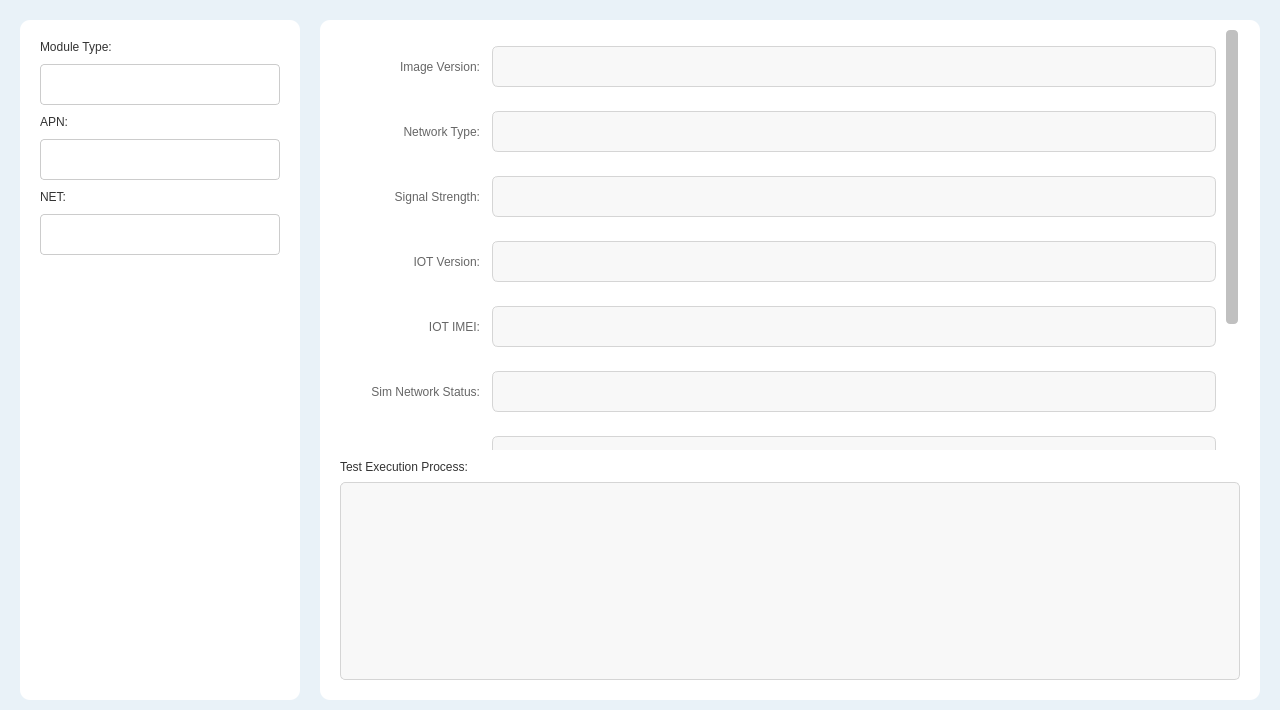
<?xml version="1.0" encoding="UTF-8"?>
<ui version="4.0">
 <class>MainWnd</class>
 <widget class="QWidget" name="MainWnd">
  <property name="geometry">
   <rect>
    <x>0</x>
    <y>0</y>
    <width>1280</width>
    <height>710</height>
   </rect>
  </property>
  <property name="windowTitle">
   <string>Form</string>
  </property>
  <property name="styleSheet">
   <string notr="true">#MainWnd
,#wnd_main_bk
{
	background:transparent;
	background-color: #ffffff;
}

QLabel
{
	background:transparent;
}

#wnd_main_bk
{
	background-color: #E9F2F8;
}

#sw_main
,#page_main
{
	background:transparent;
}</string>
  </property>
  <widget class="QWidget" name="wnd_main_bk" native="true">
   <property name="geometry">
    <rect>
     <x>0</x>
     <y>0</y>
     <width>1280</width>
     <height>710</height>
    </rect>
   </property>
   <widget class="QStackedWidget" name="sw_main">
    <property name="geometry">
     <rect>
      <x>0</x>
      <y>0</y>
      <width>1280</width>
      <height>710</height>
     </rect>
    </property>
    <property name="styleSheet">
     <string notr="true">
QPushButton
{
	border: none;
	border-radius:6px;
	font: 20pt &quot;微软雅黑&quot;;
	color:#FFFFFF;
}

/* 橙色按钮 - 镜像版本 */
QPushButton[objectName=&quot;btn_nor_version&quot;]
{
	background-color: #FF8C00;
}
QPushButton[objectName=&quot;btn_nor_version&quot;]:pressed
{
	background-color: #E67E00;
}

/* 蓝色按钮 - 一键测试 */
QPushButton[objectName=&quot;btn_nor_all_test&quot;]
{
	background-color: #005FA7;
}
QPushButton[objectName=&quot;btn_nor_all_test&quot;]:pressed
{
	background-color:#74a8cf;
}

/* 绿色按钮 - 测试记录 */
QPushButton[objectName=&quot;btn_nor_record&quot;]
{
	background-color: #00C853;
}
QPushButton[objectName=&quot;btn_nor_record&quot;]:pressed
{
	background-color: #00A042;
}

/* 白色按钮 - 清空测试结果 */
QPushButton[objectName=&quot;btn_nor_clear&quot;]
{
	background-color: #FFFFFF;
	color: #FF0000;
	border: 2px solid #FF0000;
}
QPushButton[objectName=&quot;btn_nor_clear&quot;]:pressed
{
	background-color: #FFF0F0;
}

QPushButton:disabled
{
	background-color:#999999;
	color: #DDDDDD;
	border: none;
}
</string>
    </property>
    <widget class="QWidget" name="page_main">
     <property name="styleSheet">
      <string notr="true">#wnd_left_panel {
    background-color: #ffffff;
    border-radius: 10px;
}
#wnd_right_panel {
    background-color: #ffffff;
    border-radius: 10px;
}

#lb_module_type, #lb_apn_info, #lb_net_info {
    font: 75 12pt "微软雅黑";
    color: #333333;
}

/* 输入框样式 */
QComboBox, QLineEdit {
    border: 1px solid #CCCCCC;
    border-radius: 4px;
    padding: 2px;
    background: #FFFFFF;
    font: 12pt "微软雅黑";
    color: #333333;
    min-height: 35px;
}
QComboBox::drop-down {
    subcontrol-origin: padding;
    subcontrol-position: top right;
    width: 30px;
    border-left-width: 0px;
    border-left-color: transparent;
    border-left-style: none;
    border-top-right-radius: 3px;
    border-bottom-right-radius: 3px;
    background: transparent;
}
QComboBox::down-arrow {
    image: url(:/img/backend/icon-up.png);
    width: 20px;
    height: 13px;
}

/* 模块类型固定 EG21：隐藏下拉箭头 */
#cb_module_type::drop-down {
    width: 0px;
    border: none;
}
#cb_module_type::down-arrow {
    image: none;
    width: 0px;
    height: 0px;
}
#cb_module_type {
    padding-right: 8px;
}

/* 右侧信息标签样式（表格式左列） */
#scrollAreaWidgetContents QLabel {
    font: 12pt "微软雅黑";
    color: #666666;
    padding: 0px;
    margin: 0px;
}

/* 右侧信息区只读输入框统一样式（不依赖控件命名） */
#scrollAreaWidgetContents QLineEdit {
     background-color: #F8F8F8;
     border: 1px solid #D5D5D5;
     border-radius: 6px;
     padding: 2px 5px;
     margin: 0px;
     color: #333333;
     font: 12pt "微软雅黑";
}

/* 蓝色信息区滚动条样式 */
#scrollArea_Info {
    background: transparent;
    border: none;
}
#scrollAreaWidgetContents {
    background: transparent;
}
#scrollArea_Info QScrollBar:vertical {
    width: 16px;
    margin: 0px;
    background: transparent;
}
#scrollArea_Info QScrollBar::handle:vertical {
    min-height: 20px;
    margin: 0px 2px;
    border-radius: 4px;
    background: #C0C0C0;
}
#scrollArea_Info QScrollBar::add-line:vertical,
#scrollArea_Info QScrollBar::sub-line:vertical {
    height: 0px;
}
#wnd_process_fixed {
    background: transparent;
}</string>
     </property>
     <layout class="QHBoxLayout" name="main_layout">
      <property name="spacing">
       <number>20</number>
      </property>
      <property name="leftMargin">
       <number>20</number>
      </property>
      <property name="topMargin">
       <number>20</number>
      </property>
      <property name="rightMargin">
       <number>20</number>
      </property>
      <property name="bottomMargin">
       <number>10</number>
      </property>
      <item>
       <widget class="QWidget" name="wnd_left_panel" native="true">
        <property name="minimumSize">
         <size>
          <width>280</width>
          <height>0</height>
         </size>
        </property>
        <property name="maximumSize">
         <size>
          <width>280</width>
          <height>16777215</height>
         </size>
        </property>
        <layout class="QVBoxLayout" name="verticalLayout_Left">
         <property name="spacing">
          <number>10</number>
         </property>
         <property name="leftMargin"><number>20</number></property>
         <property name="topMargin"><number>20</number></property>
         <property name="rightMargin"><number>20</number></property>
         <property name="bottomMargin"><number>20</number></property>
         <item>
            <widget class="QLabel" name="lb_module_type">
                <property name="text"><string>Module Type:</string></property>
            </widget>
         </item>
         <item>
            <widget class="QComboBox" name="cb_module_type">
                <property name="enabled"><bool>false</bool></property>
                <property name="minimumSize"><size><width>0</width><height>40</height></size></property>
            </widget>
         </item>
         <item>
            <widget class="QLabel" name="lb_apn_info"><property name="text"><string>APN:</string></property></widget>
         </item>
         <item>
            <widget class="QComboBox" name="le_apn">
                <property name="editable"><bool>true</bool></property>
                <property name="minimumSize"><size><width>0</width><height>40</height></size></property>
                <property name="currentText"><string></string></property>
            </widget>
         </item>
         <item>
            <widget class="QLabel" name="lb_net_info"><property name="text"><string>NET:</string></property></widget>
         </item>
         <item>
            <widget class="QComboBox" name="le_net">
                <property name="editable"><bool>true</bool></property>
                <property name="minimumSize"><size><width>0</width><height>40</height></size></property>
                <property name="currentText"><string></string></property>
            </widget>
         </item>
         <item>
             <spacer name="verticalSpacer_Buttons">
                 <property name="orientation"><enum>Qt::Vertical</enum></property>
                 <property name="sizeType"><enum>QSizePolicy::Fixed</enum></property>
                 <property name="sizeHint" stdset="0"><size><width>20</width><height>20</height></size></property>
             </spacer>
         </item>
         
         <item><widget class="QPushButton" name="btn_nor_version"><property name="minimumSize"><size><width>0</width><height>50</height></size></property><property name="text"><string>Image Version</string></property></widget></item>
         <item><widget class="QPushButton" name="btn_nor_all_test"><property name="minimumSize"><size><width>0</width><height>50</height></size></property><property name="text"><string>One-key Test</string></property></widget></item>
         <item><widget class="QPushButton" name="btn_nor_record"><property name="minimumSize"><size><width>0</width><height>50</height></size></property><property name="text"><string>Test Record</string></property></widget></item>
         
         <item><spacer name="verticalSpacer_Bottom"><property name="orientation"><enum>Qt::Vertical</enum></property><property name="sizeHint" stdset="0"><size><width>20</width><height>40</height></size></property></spacer></item>
         
         <item><widget class="QPushButton" name="btn_nor_clear"><property name="minimumSize"><size><width>0</width><height>50</height></size></property><property name="text"><string>Clear Test Result</string></property></widget></item>
        </layout>
       </widget>
      </item>
      
      <!-- Right Panel -->
      <item>
       <widget class="QWidget" name="wnd_right_panel" native="true">
        <layout class="QVBoxLayout" name="verticalLayout_Right">
        <property name="spacing"><number>10</number></property>
        <property name="leftMargin"><number>20</number></property>
        <property name="topMargin"><number>10</number></property>
        <property name="rightMargin"><number>20</number></property>
        <property name="bottomMargin"><number>20</number></property>
         <!-- 蓝色区域：可滚动信息区，内容高度自适应，超出后上下滚动 -->
         <item>
          <widget class="QScrollArea" name="scrollArea_Info">
           <property name="widgetResizable">
            <bool>true</bool>
           </property>
           <property name="frameShape">
            <enum>QFrame::NoFrame</enum>
           </property>
           <property name="horizontalScrollBarPolicy">
            <enum>Qt::ScrollBarAlwaysOff</enum>
           </property>
           <property name="verticalScrollBarPolicy">
            <enum>Qt::ScrollBarAsNeeded</enum>
           </property>
           <property name="sizePolicy">
            <sizepolicy hsizetype="Expanding" vsizetype="Ignored">
             <horstretch>0</horstretch>
             <verstretch>1</verstretch>
            </sizepolicy>
           </property>
           <widget class="QWidget" name="scrollAreaWidgetContents">
            <property name="geometry">
             <rect>
              <x>0</x>
              <y>0</y>
              <width>880</width>
              <height>600</height>
             </rect>
            </property>
            <!-- 临时：内容最小高度大于可视区域，便于验证滚动 -->
            <property name="minimumSize">
             <size>
              <width>0</width>
              <height>600</height>
             </size>
            </property>
            <layout class="QGridLayout" name="gridLayout_Info">
             <property name="leftMargin"><number>0</number></property>
             <property name="topMargin"><number>0</number></property>
             <property name="rightMargin"><number>8</number></property>
             <property name="bottomMargin"><number>0</number></property>
             <property name="verticalSpacing"><number>8</number></property>
             <property name="horizontalSpacing"><number>12</number></property>
             <!-- 表格式：每行 左 Label | 右 QLineEdit -->
             <item row="0" column="0">
              <widget class="QLabel" name="lb_version_info">
               <property name="text"><string>Image Version:</string></property>
               <property name="alignment"><set>Qt::AlignRight|Qt::AlignVCenter</set></property>
               <property name="minimumSize"><size><width>140</width><height>0</height></size></property>
              </widget>
             </item>
             <item row="0" column="1">
              <widget class="QLineEdit" name="lb_test_version">
               <property name="readOnly"><bool>true</bool></property>
               <property name="minimumSize"><size><width>0</width><height>35</height></size></property>
              </widget>
             </item>
             <item row="1" column="0">
              <widget class="QLabel" name="lb_network_info">
               <property name="text"><string>Network Type:</string></property>
               <property name="alignment"><set>Qt::AlignRight|Qt::AlignVCenter</set></property>
               <property name="minimumSize"><size><width>140</width><height>0</height></size></property>
              </widget>
             </item>
             <item row="1" column="1">
              <widget class="QLineEdit" name="lb_test_network_type">
               <property name="readOnly"><bool>true</bool></property>
               <property name="minimumSize"><size><width>0</width><height>35</height></size></property>
              </widget>
             </item>
             <item row="2" column="0">
              <widget class="QLabel" name="lb_rssi_info">
               <property name="text"><string>Signal Strength:</string></property>
               <property name="alignment"><set>Qt::AlignRight|Qt::AlignVCenter</set></property>
               <property name="minimumSize"><size><width>140</width><height>0</height></size></property>
              </widget>
             </item>
             <item row="2" column="1">
              <widget class="QLineEdit" name="lb_test_rssi">
               <property name="readOnly"><bool>true</bool></property>
               <property name="minimumSize"><size><width>0</width><height>35</height></size></property>
              </widget>
             </item>
             <item row="3" column="0">
              <widget class="QLabel" name="lb_iot_module_info">
               <property name="text"><string>IOT Version:</string></property>
               <property name="alignment"><set>Qt::AlignRight|Qt::AlignVCenter</set></property>
               <property name="minimumSize"><size><width>140</width><height>0</height></size></property>
              </widget>
             </item>
             <item row="3" column="1">
              <widget class="QLineEdit" name="lb_test_iot_module_ver">
               <property name="readOnly"><bool>true</bool></property>
               <property name="minimumSize"><size><width>0</width><height>35</height></size></property>
              </widget>
             </item>
             <item row="4" column="0">
              <widget class="QLabel" name="lb_iot_imei_info">
               <property name="text"><string>IOT IMEI:</string></property>
               <property name="alignment"><set>Qt::AlignRight|Qt::AlignVCenter</set></property>
               <property name="minimumSize"><size><width>140</width><height>0</height></size></property>
              </widget>
             </item>
             <item row="4" column="1">
              <widget class="QLineEdit" name="lb_test_iot_imei">
               <property name="readOnly"><bool>true</bool></property>
               <property name="minimumSize"><size><width>0</width><height>35</height></size></property>
              </widget>
             </item>
             <item row="5" column="0">
              <widget class="QLabel" name="lb_sim_network_info_label">
               <property name="text"><string>Sim Network Status:</string></property>
               <property name="alignment"><set>Qt::AlignRight|Qt::AlignVCenter</set></property>
               <property name="minimumSize"><size><width>140</width><height>0</height></size></property>
              </widget>
             </item>
             <item row="5" column="1">
              <widget class="QLineEdit" name="lb_test_sim_network">
               <property name="readOnly"><bool>true</bool></property>
               <property name="minimumSize"><size><width>0</width><height>35</height></size></property>
              </widget>
             </item>
             <item row="6" column="0">
              <widget class="QLabel" name="lb_iccid_info">
               <property name="text"><string>Sim Card ICCID:</string></property>
               <property name="alignment"><set>Qt::AlignRight|Qt::AlignVCenter</set></property>
               <property name="minimumSize"><size><width>140</width><height>0</height></size></property>
              </widget>
             </item>
             <item row="6" column="1">
              <widget class="QLineEdit" name="lb_test_iccid">
               <property name="readOnly"><bool>true</bool></property>
               <property name="minimumSize"><size><width>0</width><height>35</height></size></property>
              </widget>
             </item>
             <!-- 临时测试行：验证滚动区上下滚动 -->
             <item row="7" column="0">
              <widget class="QLabel" name="lb_test1_info">
               <property name="text"><string>test1:</string></property>
               <property name="alignment"><set>Qt::AlignRight|Qt::AlignVCenter</set></property>
               <property name="minimumSize"><size><width>140</width><height>0</height></size></property>
              </widget>
             </item>
             <item row="7" column="1">
              <widget class="QLineEdit" name="lb_test_test1">
               <property name="readOnly"><bool>true</bool></property>
               <property name="minimumSize"><size><width>0</width><height>35</height></size></property>
               <property name="text"><string>test1</string></property>
              </widget>
             </item>
             <item row="8" column="0">
              <widget class="QLabel" name="lb_test2_info">
               <property name="text"><string>test2:</string></property>
               <property name="alignment"><set>Qt::AlignRight|Qt::AlignVCenter</set></property>
               <property name="minimumSize"><size><width>140</width><height>0</height></size></property>
              </widget>
             </item>
             <item row="8" column="1">
              <widget class="QLineEdit" name="lb_test_test2">
               <property name="readOnly"><bool>true</bool></property>
               <property name="minimumSize"><size><width>0</width><height>35</height></size></property>
               <property name="text"><string>test2</string></property>
              </widget>
             </item>
            </layout>
           </widget>
          </widget>
         </item>
         <!-- 绿色区域：测试执行过程，固定高度，不随上方内容变化 -->
         <item>
          <widget class="QWidget" name="wnd_process_fixed" native="true">
           <property name="minimumSize">
            <size>
             <width>0</width>
             <height>220</height>
            </size>
           </property>
           <property name="maximumSize">
            <size>
             <width>16777215</width>
             <height>220</height>
            </size>
           </property>
           <layout class="QVBoxLayout" name="verticalLayout_Process">
            <property name="spacing"><number>8</number></property>
            <property name="leftMargin"><number>0</number></property>
            <property name="topMargin"><number>0</number></property>
            <property name="rightMargin"><number>0</number></property>
            <property name="bottomMargin"><number>0</number></property>
            <item>
             <widget class="QLabel" name="lb_process_info">
              <property name="text"><string>Test Execution Process:</string></property>
              <property name="styleSheet"><string>font: 75 12pt "微软雅黑"; color: #333333; background: transparent; border: none;</string></property>
             </widget>
            </item>
            <item>
             <widget class="QPlainTextEdit" name="lb_test_cmd_excute_return_msg">
              <property name="readOnly"><bool>true</bool></property>
              <property name="styleSheet"><string>border: 1px solid #D5D5D5; border-radius: 5px; background: #F8F8F8; color: #333333; font: 10pt "微软雅黑";</string></property>
             </widget>
            </item>
           </layout>
          </widget>
         </item>
        </layout>
       </widget>
      </item>
     </layout>
    </widget>
   </widget>
  </widget>
 </widget>
 <resources/>
 <connections/>
</ui>
